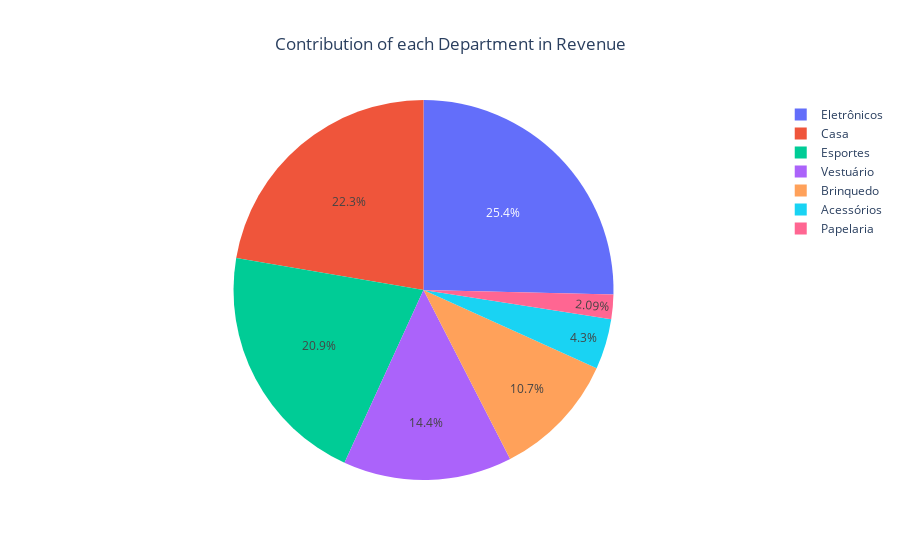

The code cell stored with this chart in its notebook:
### Code cell
#Contribution of Each Department in Revenue
cont_dep = store_data.groupby(['Department'])['Revenue'].sum().reset_index()

fig = px.pie(cont_dep, values='Revenue', names='Department', title='Contribution of each Department in Revenue')

fig.update_layout(title_x=0.5)
fig.show()

### Figure 1 — Plotly figure (JSON) as saved in the notebook; plotly's stock layout.template omitted (floating-point values rounded to 4 significant figures)
{"data": [{"domain": {"x": [0, 1], "y": [0, 1]}, "hovertemplate": "Department=%{label}<br>Revenue=%{value}<extra></extra>", "labels": ["Acessórios", "Brinquedo", "Casa", "Eletrônicos", "Esportes", "Papelaria", "Vestuário"], "legendgroup": "", "name": "", "showlegend": true, "type": "pie", "values": [5141000.0, 12810000.0, 26680000.0, 30340000.0, 24970000.0, 2499000.0, 17180000.0]}], "layout": {"legend": {"tracegroupgap": 0}, "title": {"text": "Contribution of each Department in Revenue", "x": 0.5}}}
